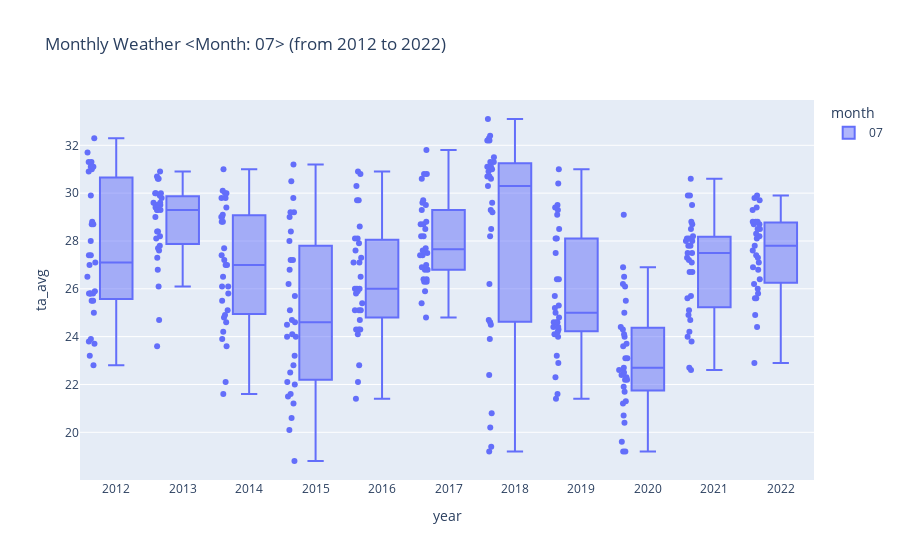

The cell this chart's notebook holds for it:
### Code cell
# points: all or outliers
month = '07'
graph_title = f'Monthly Weather <Month: {month}> (from {beg_year} to {end_year})'
df_weather_month = df_weather.query('month == @month')
fig = px.box(df_weather_month, title=graph_title, x='year', y='ta_avg', points='all', hover_data=df_weather_month.columns, color='month')
fig.show()
file_path = "D:\PythonProject\data-gatherer\kma\output\날씨_월별_비교.html"
fig.write_html(file_path)
webbrowser.open_new_tab(file_path)

### Figure 1 — Plotly figure (JSON) as saved in the notebook; plotly's stock layout.template omitted (floating-point values rounded to 4 significant figures; data arrays with more than 128 entries replaced by an {"elided": "..."} marker saying what was removed)
{"data": [{"alignmentgroup": "True", "boxpoints": "all", "customdata": {"elided": "340x5 mixed values"}, "hovertemplate": "month=%{customdata[1]}<br>year=%{x}<br>ta_avg=%{y}<br>date_id=%{customdata[0]}<br>ta_max=%{customdata[2]}<br>ta_min=%{customdata[3]}<br>ta_diff=%{customdata[4]}<extra></extra>", "legendgroup": "07", "marker": {"color": "#636efa"}, "name": "07", "notched": false, "offsetgroup": "07", "orientation": "v", "showlegend": true, "type": "box", "x": {"elided": "340 str values"}, "x0": " ", "xaxis": "x", "y": {"elided": "340 float values"}, "y0": " ", "yaxis": "y"}], "layout": {"boxmode": "group", "legend": {"title": {"text": "month"}, "tracegroupgap": 0}, "title": {"text": "Monthly Weather <Month: 07> (from 2012 to 2022)"}, "xaxis": {"anchor": "y", "domain": [0, 1], "title": {"text": "year"}}, "yaxis": {"anchor": "x", "domain": [0, 1], "title": {"text": "ta_avg"}}}}
